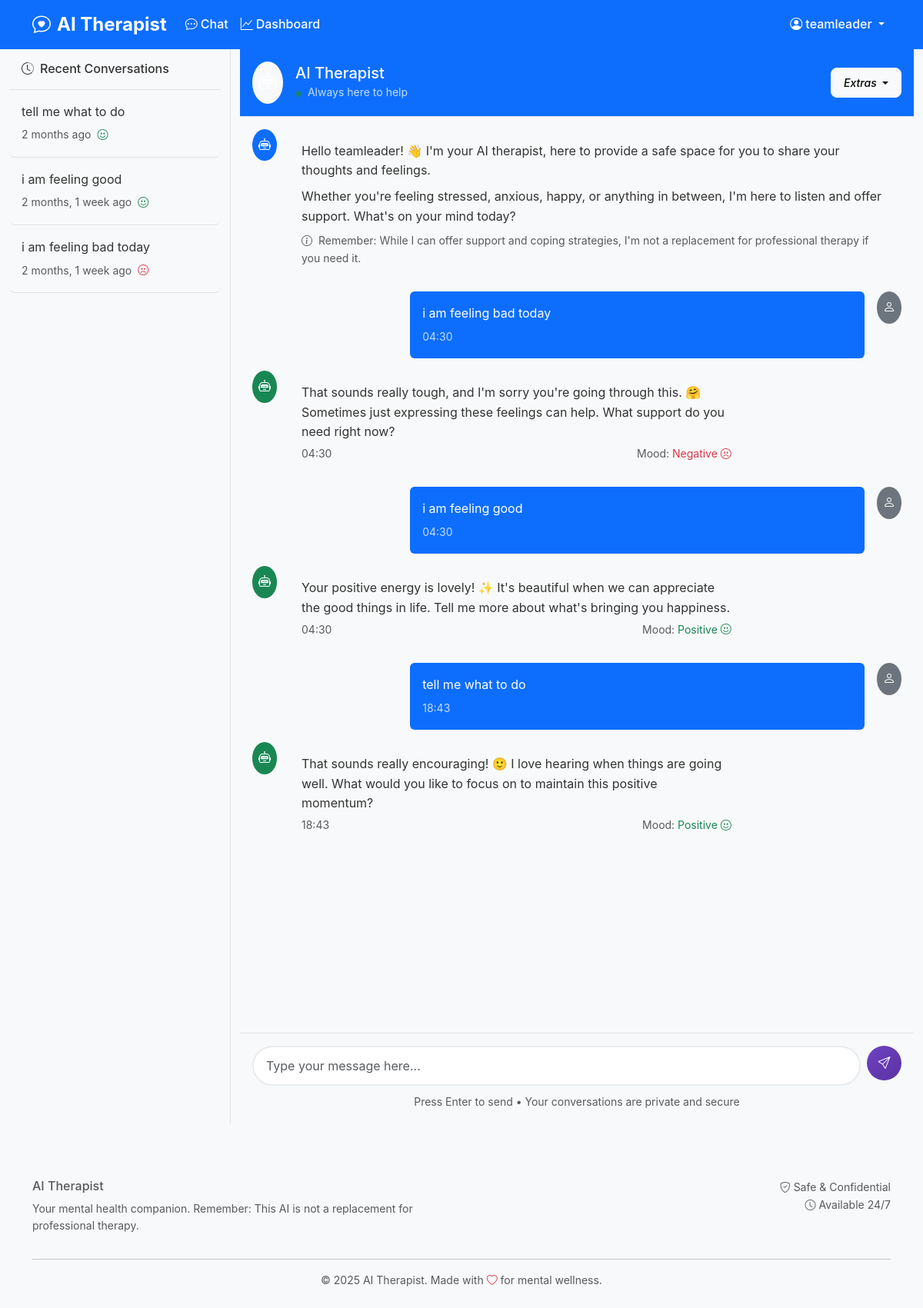
Page /chat/ (signed in) on the committed database.
### core/models.py (models this page shows, shortened)
class Chat(models.Model):
    SENTIMENT_CHOICES = [
        ('positive', 'Positive'),
        ('negative', 'Negative'),
        ('neutral', 'Neutral'),
    ]
    user = models.ForeignKey(User, on_delete=models.CASCADE)
    user_message = models.TextField()
    ai_response = models.TextField()
    sentiment = models.CharField(max_length=10, choices=SENTIMENT_CHOICES)
    confidence_score = models.FloatField(default=0.0)  # Sentiment confidence
    timestamp = models.DateTimeField(default=timezone.now)
    class Meta:
        ordering = ['-timestamp']

### core/views.py (the view)
# urls.py: path('chat/', views.chat_view, name='chat'),
@login_required
def chat_view(request):
    recent_chats = Chat.objects.filter(user=request.user)[:20]
    form = ChatMessageForm()
    context = {
        'recent_chats': recent_chats,
        'form': form,
    }
    return render(request, 'core/chat.html', context)

### core/forms.py
class ChatMessageForm(forms.Form):
    message = forms.CharField(
        max_length=1000,
        widget=forms.TextInput(attrs={
            'class': 'form-control',
            'placeholder': 'Type your message here...',
            'id': 'message-input'
        })
    )

### core/templates/core/chat.html (shortened to what this page needs)
{% extends 'core/base.html' %}
{% load static %}
{% block main_class %}container-fluid h-100{% endblock %}
{% block content %}
<div class="row h-100">
    <div class="col-md-3 d-none d-md-block bg-light border-end">
        <div class="p-3 border-bottom">
            <h6 class="mb-0">
                <i class="bi bi-clock-history me-2"></i>Recent Conversations
            </h6>
        </div>
        <div class="chat-history" style="height: calc(100vh - 200px); overflow-y: auto;">
            {% for chat in recent_chats %}
                <div class="p-3 border-bottom chat-history-item" data-chat-id="{{ chat.id }}">
                    <div class="d-flex justify-content-between align-items-start">
                        <div class="flex-grow-1">
                            <p class="mb-1 text-truncate" style="max-width: 200px;">
                                {{ chat.user_message|truncatechars:40 }}
                            </p>
                            <small class="text-muted">
                                {{ chat.timestamp|timesince }} ago
                                {% if chat.sentiment == 'positive' %}
                                    <i class="bi bi-emoji-smile text-success ms-1"></i>
                                {% elif chat.sentiment == 'negative' %}
                                    <i class="bi bi-emoji-frown text-danger ms-1"></i>
                                {% else %}
                                    <i class="bi bi-emoji-neutral text-muted ms-1"></i>
                                {% endif %}
                            </small>
                        </div>
                    </div>
                </div>
            {% empty %}
                <div class="p-3 text-center text-muted">
                    <i class="bi bi-chat-dots d-block mb-2" style="font-size: 2rem;"></i>
                    <p class="mb-0">No conversations yet.<br>Start your first chat!</p>
                </div>
            {% endfor %}
        </div>
    </div>
    <div class="col-md-9">
        <div class="d-flex flex-column h-100">
            <div class="bg-primary text-white p-3 border-bottom">
                <div class="d-flex align-items-center justify-content-between">
                    <div class="d-flex align-items-center">
                        <div class="bg-light bg-opacity-20 rounded-circle p-2 me-3">
                            <i class="bi bi-robot" style="font-size: 1.5rem;"></i>
                        </div>
                        <div>
                            <h5 class="mb-0">AI Therapist</h5>
                            <small class="opacity-75">
                                <i class="bi bi-circle-fill text-success me-1" style="font-size: 0.5rem;"></i>
                                Always here to help
                            </small>
                        </div>
                    </div>
                    <div class="dropdown">
                        <button class="btn btn-light btn-sm dropdown-toggle" type="button" data-bs-toggle="dropdown" style="color: black">
                            <i class="bi">Extras</i>
                        </button>
                    </div>
                </div>
            </div>
            <div class="flex-grow-1 p-3" id="messagesContainer" style="height: calc(100vh - 300px); overflow-y: auto;">
                <div id="chatMessages">
                    <div class="message-wrapper mb-3">
                        <div class="d-flex align-items-start">
                            <div class="bg-primary text-white rounded-circle p-2 me-3 flex-shrink-0">
                                <i class="bi bi-robot"></i>
                            </div>
                            <div class="message-content bg-light rounded p-3 flex-grow-1">
                                <p class="mb-2">
                                    Hello {{ user.first_name|default:user.username }}! 👋 I'm your AI therapist, here to provide a safe space for you to share your thoughts and feelings.
                                </p>
                                <p class="mb-2">
                                    Whether you're feeling stressed, anxious, happy, or anything in between, I'm here to listen and offer support.
                                    What's on your mind today?
                                </p>
                                <p class="mb-0 small text-muted">
                                    <i class="bi bi-info-circle me-1"></i>
                                    Remember: While I can offer support and coping strategies, I'm not a replacement for professional therapy if you need it.
                                </p>
                            </div>
                        </div>
                    </div>
                    {% for chat in recent_chats reversed %}
                        <div class="message-wrapper mb-3">
                            <div class="d-flex align-items-start justify-content-end">
                                <div class="message-content bg-primary text-white rounded p-3 me-3 flex-grow-1" style="max-width: 70%;">
                                    <p class="mb-1">{{ chat.user_message }}</p>
                                    <small class="opacity-75">{{ chat.timestamp|date:"H:i" }}</small>
                                </div>
                                <div class="bg-secondary text-white rounded-circle p-2 flex-shrink-0">
                                    <i class="bi bi-person"></i>
                                </div>
                            </div>
                        </div>
                        <div class="message-wrapper mb-3">
                            <div class="d-flex align-items-start">
                                <div class="bg-success text-white rounded-circle p-2 me-3 flex-shrink-0">
                                    <i class="bi bi-robot"></i>
                                </div>
                                <div class="message-content bg-light rounded p-3 flex-grow-1" style="max-width: 70%;">
                                    <p class="mb-1">{{ chat.ai_response|linebreaksbr }}</p>
                                    <div class="d-flex justify-content-between align-items-center">
                                        <small class="text-muted">{{ chat.timestamp|date:"H:i" }}</small>
                                        <small class="text-muted">
                                            Mood:
                                            {% if chat.sentiment == 'positive' %}
                                                <span class="text-success">Positive <i class="bi bi-emoji-smile"></i></span>
                                            {% elif chat.sentiment == 'negative' %}
                                                <span class="text-danger">Negative <i class="bi bi-emoji-frown"></i></span>
                                            {% else %}
                                                <span class="text-muted">Neutral <i class="bi bi-emoji-neutral"></i></span>
                                            {% endif %}
                                        </small>
                                    </div>
                                </div>
                            </div>
                        </div>
                    {% endfor %}
                </div>
            </div>
            <div class="border-top p-3">
                <form id="chatForm" class="d-flex">
                    <div class="flex-grow-1 me-2">
                        <input type="text"
                               class="form-control"
                               id="messageInput"
                               placeholder="Type your message here..."
                               maxlength="1000"
                               autocomplete="off">
                    </div>
                    <button type="submit" class="btn btn-primary" id="sendButton">
                        <i class="bi bi-send"></i>
                    </button>
                </form>
                <div class="text-center mt-2">
                    <small class="text-muted">
                        Press Enter to send • Your conversations are private and secure
                    </small>
                </div>
            </div>
        </div>
    </div>
</div>
{% endblock %}

### core/templates/core/base.html (shortened to what this page needs)
<!DOCTYPE html>
<html lang="en">
<head>
    <link href="https://cdnjs.cloudflare.com/ajax/libs/bootstrap/5.3.0/css/bootstrap.min.css" rel="stylesheet">
    <link href="https://cdnjs.cloudflare.com/ajax/libs/bootstrap-icons/1.10.0/font/bootstrap-icons.min.css" rel="stylesheet">
    {% load static %}
    <link href="{% static 'css/style.css' %}" rel="stylesheet">
</head>
<body>
    <nav class="navbar navbar-expand-lg navbar-dark bg-primary">
        <div class="container">
            <a class="navbar-brand" href="{% url 'home' %}">
                <i class="bi bi-chat-heart me-2"></i>AI Therapist
            </a>
            <div class="collapse navbar-collapse" id="navbarNav">
                <ul class="navbar-nav me-auto">
                    {% if user.is_authenticated %}
                        <li class="nav-item">
                            <a class="nav-link {% if request.resolver_match.url_name == 'chat' %}active{% endif %}" href="{% url 'chat' %}">
                                <i class="bi bi-chat-dots me-1"></i>Chat
                            </a>
                        </li>
                        <li class="nav-item">
                            <a class="nav-link {% if request.resolver_match.url_name == 'dashboard' %}active{% endif %}" href="{% url 'dashboard' %}" style="color: white">
                                <i class="bi bi-graph-up me-1"></i>Dashboard
                            </a>
                        </li>
                    {% endif %}
                </ul>
                <ul class="navbar-nav">
                    {% if user.is_authenticated %}
                        <li class="nav-item dropdown">
                            <a class="nav-link dropdown-toggle" href="#" role="button" data-bs-toggle="dropdown" style="color: white">
                                <i class="bi bi-person-circle me-1"></i>{{ user.username }}
                            </a>
                        </li>
                    {% endif %}
                </ul>
            </div>
        </div>
    </nav>
    <main class="{% block main_class %}container my-4{% endblock %}">
        {% block content %}{% endblock %}
    </main>
    <footer class="bg-light mt-5 py-4">
        <div class="container">
            <div class="row">
                <div class="col-md-6">
                    <h6 class="text-muted">AI Therapist</h6>
                    <p class="text-muted small">Your mental health companion. Remember: This AI is not a replacement for professional therapy.</p>
                </div>
                <div class="col-md-6 text-md-end">
                    <p class="text-muted small">
                        <i class="bi bi-shield-check me-1"></i>Safe & Confidential<br>
                        <i class="bi bi-clock me-1"></i>Available 24/7
                    </p>
                </div>
            </div>
            <hr>
            <div class="row">
                <div class="col-12 text-center">
                    <p class="text-muted small mb-0">
                        &copy; 2025 AI Therapist. Made with <i class="bi bi-heart text-danger"></i> for mental wellness.
                    </p>
                </div>
            </div>
        </div>
    </footer>
</body>
</html>

### static/css/style.css (style rules this page uses)
:root { --primary-color: #6f42c1; --primary-light: #e7d6f7; --success-color: #28a745; --danger-color: #dc3545; --warning-color: #ffc107; --info-color: #17a2b8; --light-bg: #D3D3D3; --border-radius: 0.5rem; --box-shadow: 0 0.125rem 0.25rem rgba(0, 0, 0, 0.075); --transition: all 0.2s ease-in-out; }
body { font-family: 'Inter', -apple-system, BlinkMacSystemFont, 'Segoe UI', Roboto, sans-serif; line-height: 1.6; color: #333; background-color: #f8f9fa; }
* { transition: var(--transition); }
.btn { border-radius: var(--border-radius); font-weight: 500; padding: 0.5rem 1rem; transition: var(--transition); color: white; }
.btn-primary { background: linear-gradient(135deg, #6f42c1 0%, #5a32a3 100%); border: none; }
.message-content { word-wrap: break-word; max-width: 100%; border-radius: 1rem; }
.chat-history-item { cursor: pointer; transition: var(--transition); border-radius: var(--border-radius); }
#messageInput { border-radius: 2rem; border: 2px solid #e9ecef; padding: 0.75rem 1rem; transition: var(--transition); }
#sendButton { border-radius: 50%; width: 45px; height: 45px; display: flex; align-items: center; justify-content: center; background: linear-gradient(135deg, var(--primary-color) 0%, #5a32a3 100%); border: none; }
.navbar-brand { font-weight: 700; font-size: 1.5rem; }
.nav-link { font-weight: 500; transition: var(--transition); }
.form-control { border-radius: var(--border-radius); border: 2px solid #e9ecef; transition: var(--transition); }

### core/templates/core/chat.html (style rules this page uses)
.message-content { word-wrap: break-word; max-width: 100%; }
#messagesContainer { scroll-behavior: smooth; }

### rows in the picture
Chat: user_message "tell me what to do", timestamp "2 months", sentiment "positive" (drawn), timestamp "18:43", ai_response "That sounds really encouraging! 🙂 I love hearing when things are going well. What would you like to focus on to maintain this positive momentum?"
Chat: user_message "i am feeling good", timestamp "2 months, 1 week", sentiment "positive" (drawn), timestamp "04:30", ai_response "Your positive energy is lovely! ✨ It's beautiful when we can appreciate the good things in life. Tell me more about what's bringing you happiness."
Chat: user_message "i am feeling bad today", timestamp "2 months, 1 week", sentiment "negative" (drawn), timestamp "04:30", ai_response "That sounds really tough, and I'm sorry you're going through this. 🤗 Sometimes just expressing these feelings can help. What support do you need right now?"

### other values in the picture
{{ user.username }} "teamleader"
{{ user.first_name|default:user.username }} "teamleader"
